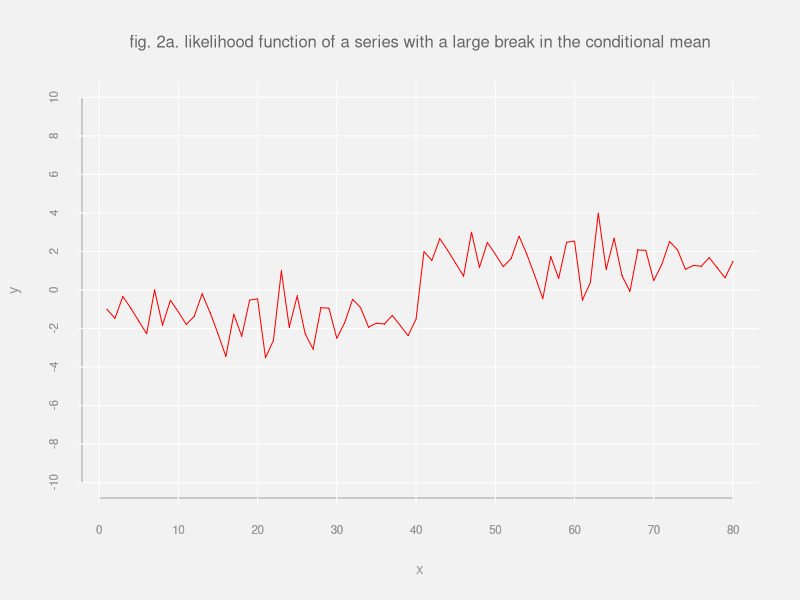

The R script that drew this image:
# ignore the warning about "col.ticks."  it works fine.  pass along whatever pars you want.  
# alter settings if you  want different defaults

judgeplot <- function (x=y, y=x, type="ts", ..., byord = FALSE )		     {
if ( all(x == y, na.rm = TRUE) == TRUE & byord == FALSE & type != "density" & type != "point" & type != "hist") type <- "ts"
par(
lty = 1, 		  		  # lty = "blank", "solid", "dashed", "dotted", "dotdash", "longdash", or "twodash"			  
lwd = 1,				  # function "lines" takes a vector of values for more than one line, and will cycle through that vector
pch = ".",				  # point types
bty = "n",								#suppresses box around the plot, keep part by letters like "c" 
cex.axis = .7, col.axis = grey(.6) 	, # font.axis = ,		#size, color and font of axis text
xaxt="s", yaxt ="s",	 		  # s=standard, n=suppress axis

cex.lab  = .9, col.lab = grey(.6),  font.lab  = 6,	 #axis label size, color and font
cex.main =  1, col.main= grey(.4),  font.main = 8,		#main label, color and font
cex.sub  =  1, col.sub = grey(.4),  font.sub  = 6,		#sub label, color and font

#tick marks
lab = c(x=10,y=10,len=.1)	, # las = 	,		#number of ticks, las = axis labels 0 = default, 1=horizontal, 2 = perpendicular, 3 = vertical
tck = -.01  			, # negative is external ticks, 1 is gridlines
lend = "square"			, # tick mark end "round" default, "butt" butt lines, "square" square line caps
#tcl  = .5 				, # ratio of tick size to text 
	  				  # xaxs, yax
					  # sets tick marks at intervals "r",i,e,s,d are the options 
# mai 				  # num vector of the form c(bottom, left, top, right) which gives the margin size specified in inches.
fg = grey(.2),	      	  # foreground color
bg = grey(.95)
)

if (type != "hist" & type != "ts" & type != "density")  plot(x, y, col.ticks="white",col="red", ...)
if (type == "ts") {   x <- 1:length(y);  plot(x, y, col.ticks="white", col="red", ...)  }
if (type == "density") {dens <- density(x, na.rm=TRUE); plot(dens, col="red", col.ticks="white", ...) }
if (type == "hist")  hist(x, freq=FALSE, col=grey(.87), col.ticks="white", border=grey(.87), ...)
axis(1,col="white",tck=1)
axis(2,col="white",tck=1,col.ticks="white")
if (type == "hist")  hist(x, freq=FALSE, col=grey(.87), border=grey(.87),col.ticks="white",...,add=TRUE )
if (type == "point") points(x,y,col="red", ...)
if (type == "line"  | type == "ts")  lines (x,y,col="red", ...)
if (type == "density") { lines(dens, col="red", ...) }

}

#below three lines how to do full distribution graph
s = rnorm(40)
ss<-c(s-1.5,s+1.5)
judgeplot(x=ss,type="ts",main="fig. 2a. likelihood function of a series with a large break in the conditional mean",ylim=c(-10,10))
# points(d,dd,col="black")
# points(d+1.5,dd,col="black")
# lines(density(ss),col="red")
# sss<-c(s+.4,s-.4,s-1.5,s+1.5,s,s+1,s-1,s-.5,s+.25,s-.25)
# judgeplot(x=sss,type="hist",main="fig. 2b. likelihood function of a series with ten large break in the conditional mean",ylim=c(0,.45))
# points(d+.4,dd,col="black"); points(d-.4,dd,col="black"); points(d+1.5,dd,col="black")
# points(d+1.5,dd,col="black");points(d,dd,col="black");points(d+1,dd,col="black")
# points(d-1,dd,col="black");points(d+.5,dd,col="black");points(d-.25,dd,col="black")
# points(d+.25,dd,col="black")
# lines(density(sss),col="red",lwd=3)
# 
# judgeplot(garchdat[,19])
# 
# # main = main label, ylab,xlab, axis labels, col  put in given plots
# # layout and split.screen for multiple graphs
# d <-   seq(-4,4,length=2000)
# normd <-  1/sqrt(2*pi)*exp(-d^2/2)


